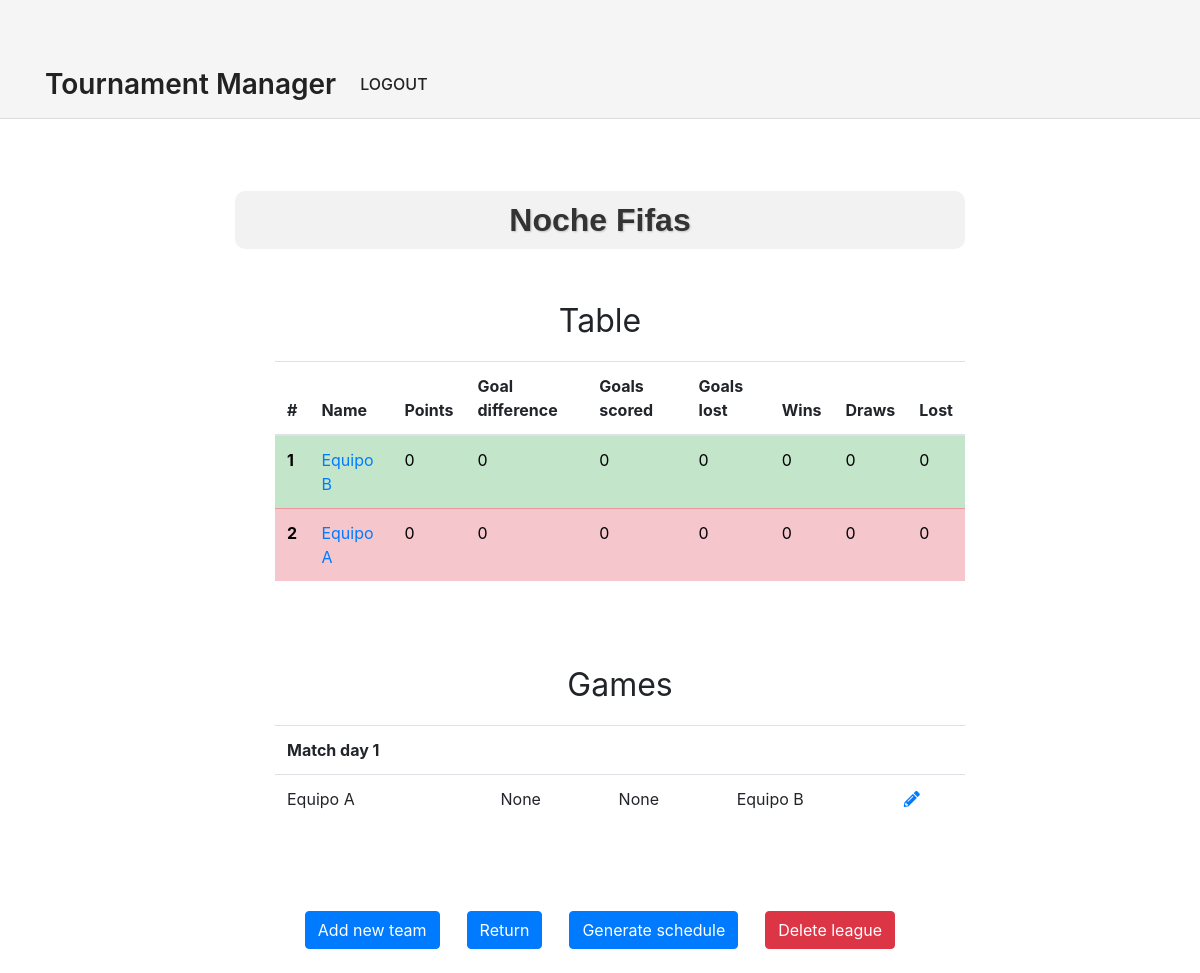
The app's page /14 (signed in) with its own data.
### main/models.py (models this page shows, shortened)
class League(models.Model):
    user = models.ForeignKey(User, on_delete=models.CASCADE, related_name="league", null=True)
    league_id = models.AutoField(primary_key=True)
    name = models.CharField(max_length=30)
    promoted_teams = models.IntegerField(default=1)
    relegated_teams = models.IntegerField(default=1)

class Team(models.Model):
    team_id = models.AutoField(primary_key=True)
    league_id = models.ForeignKey(League, on_delete=models.CASCADE)
    name = models.CharField(max_length=30)
    shorthand = models.CharField(max_length=3)
    points = models.IntegerField(null=False, default=0)
    goals_scored = models.IntegerField(null=False, default=0)
    goals_lost = models.IntegerField(null=False, default=0)
    wins = models.IntegerField(null=False, default=0)
    draws = models.IntegerField(null=False, default=0)
    lost = models.IntegerField(null=False, default=0)

class Match(models.Model):
    match_id = models.AutoField(primary_key=True)
    match_day = models.IntegerField()
    home_team_id = models.ForeignKey(Team, on_delete=models.CASCADE, related_name="hometeam")
    away_team_id = models.ForeignKey(Team, on_delete=models.CASCADE, related_name="awayteam")
    home_team_result = models.IntegerField(null=True, validators=[MinValueValidator(0)])
    away_team_result = models.IntegerField(null=True, validators=[MinValueValidator(0)])

### main/views.py (the view, shortened to what this page needs)
# urls.py: path('<int:id>', views.league, name='index'),
@login_required
def league(response, id):
    l = League.objects.get(league_id=id)
    teams = list(l.team_set.all())
    m = [Match.objects.filter(home_team_id__in=[t.team_id for t in l.team_set.all()], match_day=i) for i in range(1,len(teams))]
    return render(response, 'main/league.html', {"l" : l, "m": m})

### main/templatetags/main_tags.py (called while the page is built)
@register.filter(name='div')
def div(value, arg):
    return value - arg

@register.filter
def sortleague(value):
    return reversed(sorted(value, key=lambda k: (k.points, k.goals_scored-k.goals_lost, k.goals_scored)))

### templates/main/league.html (shortened to what this page needs)
 {% extends "main/base.html" %}
{% load main_tags %}
{% block content %}
<br>
<h1 class="league-name">
    <center>
        <b>{{ l.name }}</b>
    </center>
</h1>
<br>
<form method="post" action="#">
    <p><center><font size="+3">Table</font></center></p>
    <ul>
        <table class="table">
            <thead>
                <tr>
                    <th scope="col">#</th>
                    <th scope="col">Name</th>
                    <th scope="col">Points</th>
                    <th scope="col">Goal difference</th>
                    <th scope="col">Goals scored</th>
                    <th scope="col">Goals lost</th>
                    <th scope="col">Wins</th>
                    <th scope="col">Draws</th>
                    <th scope="col">Lost</th>
                </tr>
            </thead>
            <tbody>
                {% for team in l.team_set.all|sortleague %}
                {% if forloop.counter <= l.promoted_teams %}
                <tr class="table-success">
                {% elif forloop.counter > l.promoted_teams and forloop.counter <= l.team_set.count|div:l.relegated_teams %}
                <tr class="table-light">
                {% else %}
                <tr class="table-danger">
                {% endif %}
                    <th scope="row">{{ forloop.counter }}</th>
                    <td><a href="{{ l.league_id }}/{{ team.team_id }}">{{ team.name }}</a></td>
                    <td>{{ team.points }}</td>
                    <td>{{ team.goals_scored|div:team.goals_lost }}</td>
                    <td>{{ team.goals_scored }}</td>
                    <td>{{ team.goals_lost }}</td>
                    <td>{{ team.wins }}</td>
                    <td>{{ team.draws }}</td>
                    <td>{{ team.lost }}</td>
                </tr>
                {% endfor %}
            </tbody>
        </table>
        <br><br>
        <p><center><font size="+3">Games</font></center></p>
        {% for match_list in m %}
        <table class="table">
            <tbody>
                <tr>
                    <td><b>Match day {{ forloop.counter }}</b></td>
                    <td></td>
                    <td></td>
                    <td></td>
                    <td></td>
                </tr>
                <tr>
                    {% for match in match_list %}
                    <td>{{ match.home_team_id.name }}</td>
                    <td>{{ match.home_team_result }}</td>
                    <td>{{ match.away_team_result }}</td>
                    <td>{{ match.away_team_id.name }}</td>
                    <td><a href="{{ l.league_id }}/editmatch/{{ match.match_id }}"><i class="fas fa-pencil-alt"></i></a></td>
                </tr>
                {% endfor %}
            </tbody>
        </table>
        {% endfor %}
    </ul>
    <br><br>
    <div >
        <br>
        <center>
            <a href="/{{ l.league_id }}/createteam" class="btn btn-primary">Add new team</a>
            <a href="/" class="btn btn-primary">Return</a>
            <button type="submit" class="btn btn-primary" name="generateSchedule" value="generateSchedule">Generate schedule</button>
            <button type="delete" class="btn btn-danger" name="deleteL" value="deleteL">Delete league</button>
        </center>
        <br>
    </div>
</form>
{% endblock %}

### templates/main/league.html (style rules this page uses)
.league-name { background-color: #F2F2F2; border-radius: 10px; font-size: 2rem; color: #333333; padding: 10px; text-align: center; font-family: Arial, sans-serif; text-shadow: 1px 1px 2px rgba(0, 0, 0, 0.2); }
.table-success { background-color: #e0f7fa; color: #000000; }
.table-danger { background-color: #ffebee; color: #000000; }

### records on screen
League: name "Noche Fifas"
Team: name "Equipo B", points "0", goals_scored|div "0", goals_scored "0", goals_lost "0", wins "0", draws "0", lost "0"
Team: name "Equipo A", points "0", goals_scored|div "0", goals_scored "0", goals_lost "0", wins "0", draws "0", lost "0"
Match: home_team_id.name "Equipo A", home_team_result "None", away_team_result "None", away_team_id.name "Equipo B"
